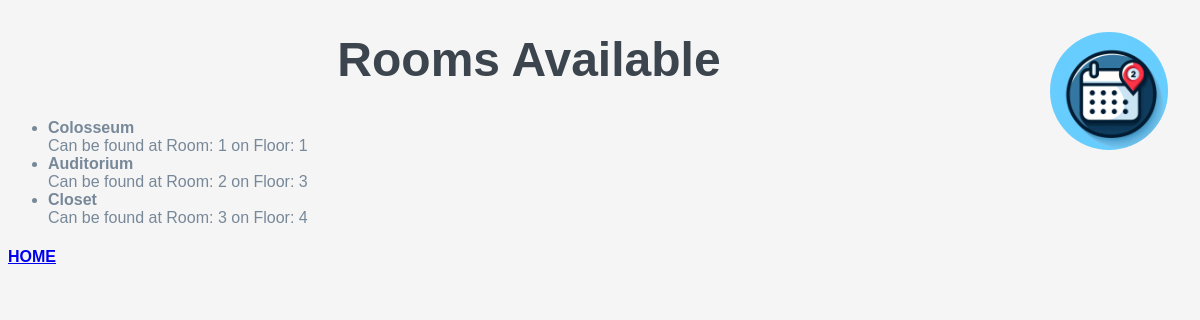
Screenshot of /meetings/rooms with the database file from the repository.
### meetings/models.py (models this page shows, shortened)
class Room(models.Model):
    name = models.CharField(max_length=100)
    floor_number = models.IntegerField()
    room_number = models.IntegerField()

### meetings/views.py (the view)
# urls.py: path('rooms', views.rooms, name="rooms"),
def rooms(request):
    return render(request, "meetings/room_detail.html",
                  {"rooms": Room.objects.all()})

### meetings/templates/meetings/room_detail.html (shortened to what this page needs)
{% extends "base.html" %}
{% block content %}
        <h1>Rooms Available</h1>
        <p>
            <ul>
                {% for room in rooms %}
                    <li>
                        <strong>{{room.name}}</strong>
                        <br>
                        Can be found at Room: {{room.room_number}} on Floor: {{room.floor_number}}
                    </li>
                {% endfor %}
            </ul>
        </p>
        <h4><a href="{% url 'home' %}">HOME</a></h4>
{% endblock %}

### website/static/website/style.css (style rules this page uses)
* { font-family: 'Poppins', sans-serif; }
body { color: lightslategray; background-color: whitesmoke; }
h1 { color: rgb(60, 69, 78); text-align: center; margin-top: 2rem; font-size: 3rem; }

### rows the page displays
Room: name "Colosseum", room_number "1", floor_number "1"
Room: name "Auditorium", room_number "2", floor_number "3"
Room: name "Closet", room_number "3", floor_number "4"
